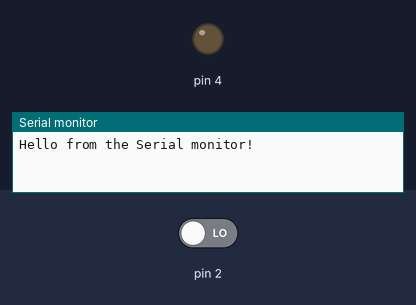
A sketch run on a simulated Arduino Uno, built with avr-gcc and run on an emulated ATmega328P. Parts: output pins drawn as LEDs (lit = HIGH), the last lines printed to the serial monitor. The inputs (shaded band) are chosen by the test bench; at power-on: pin 2 LOW.

Above: at 1.2 s.
1.3 s: pin 2 driven HIGH
At 2.1 s:
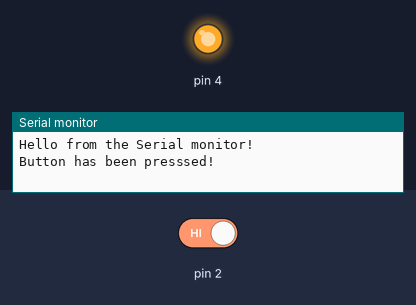
2.8 s: pin 2 driven LOW
At 3.6 s:
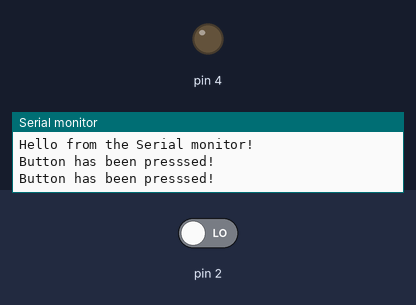
Timing chart, 0 to 5.8 s (numbered marks = the images above; inputs shaded):
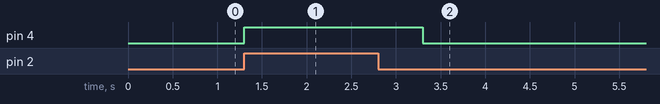

Measured:
- after the input at 1.3 s, pin 4: LOW → HIGH at once
- after the input at 2.8 s, pin 4: HIGH → LOW after 0.50 s

The sketch:

lkemmelmeier_cpe301_lab1.ino
```cpp
/*
 *  Name: Lena Kemmelmeier
 *  Lab Partner: Emma Cornia
 *  Assignment: Lab 1
 *  Class: CPE 301 Spring 2024 (Section 1104)
 *  Date: Feb 7th 2024
 */

void setup() {
  // put your setup code here, to run once:
  Serial.begin(9600);
  Serial.println("Hello from the Serial monitor!");
  pinMode(4,OUTPUT);
  pinMode(2, INPUT);
}

void loop() {
  // put your main code here, to run repeatedly:
  int input = digitalRead(2);

  if (input == HIGH){
    digitalWrite(4,HIGH);
    Serial.println("Button has been presssed!");
    delay(1000);
  }
  else{
    digitalWrite(4,LOW);
  }

}
```
